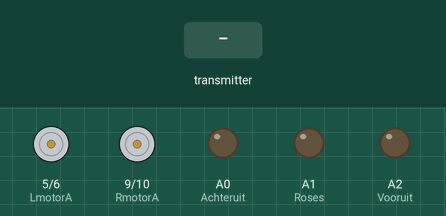
This sketch was run on a simulated Arduino Uno, built with avr-gcc and run on an emulated ATmega328P. On the bench: motor-driver pin pairs drawn as motors (green arrow = first pin HIGH = forward, orange = second pin HIGH = backward, longer = more drive), output pins drawn as LEDs (lit = HIGH). Inputs (shaded band) come from the test bench. No radio packets arrive unless stated.

Above: at 1.2 s.
1.3 s: the transmitter starts sending input.0 = 0
At 2.3 s:
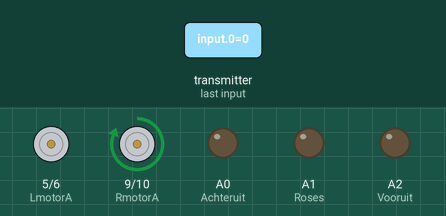
2.8 s: the transmitter starts sending input.1 = 256
At 3.4 s:
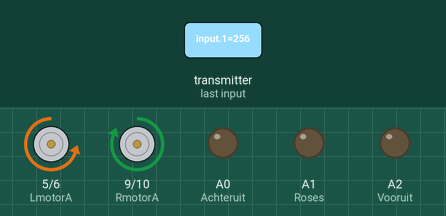
4.3 s: the transmitter starts sending input.2 = 512
At 5.5 s:
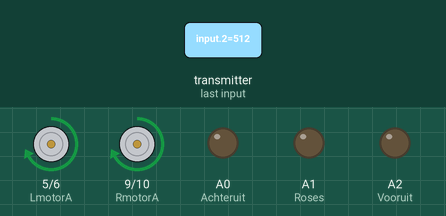
5.8 s: the transmitter starts sending input.1 = 1023
At 6.9 s:
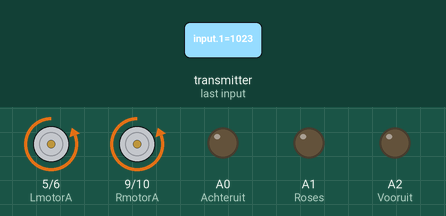
7.3 s: the transmitter starts sending input.2 = 0
At 8.0 s:
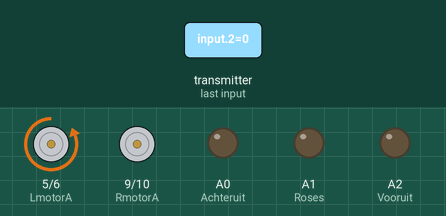
8.8 s: the transmitter starts sending input.1 = 0
At 9.2 s:
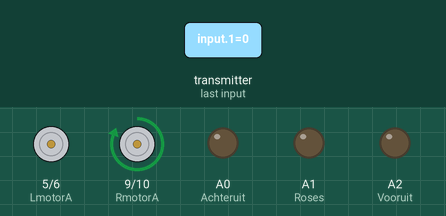
Timing chart, 0 to 11.3 s (numbered marks = the images above; inputs shaded):
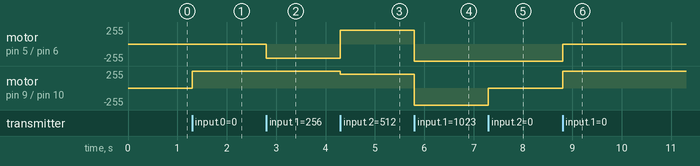

Measured:
- after the input at 1.3 s, motor on pin 9 (RmotorA) / pin 10 (RmotorB): stopped → forward 255/255 at once
- after the input at 2.8 s, motor on pin 5 (LmotorA) / pin 6 (LmotorB): stopped → backward 213/255 at once
- after the input at 4.3 s, motor on pin 5 (LmotorA) / pin 6 (LmotorB): backward 213/255 → forward 203/255 at once; motor on pin 9 (RmotorA) / pin 10 (RmotorB): forward 255/255 → forward 203/255 at once
- after the input at 5.8 s, motor on pin 5 (LmotorA) / pin 6 (LmotorB), motor on pin 9 (RmotorA) / pin 10 (RmotorB): forward 203/255 → backward 255/255 at once
- after the input at 7.3 s, motor on pin 9 (RmotorA) / pin 10 (RmotorB): backward 255/255 → stopped at once
- after the input at 8.8 s, motor on pin 5 (LmotorA) / pin 6 (LmotorB): backward 255/255 → stopped at once; motor on pin 9 (RmotorA) / pin 10 (RmotorB): stopped → forward 255/255 at once

The sketch:

programma.ino
```cpp
#include "IOpins.h"
#include "Constants.h"

#include <SPI.h>
#include <nRF24L01.h>
#include <RF24.h>


/*-----( Declare objects )-----*/
RF24 radio(CE_PIN, CSN_PIN); // Create a Radio

void setup() {

  Serial.begin(9600);              // begin met de serieele communicatie

  pinMode(LmotorA,OUTPUT);        // zet de pinnen voor de H brug op output
  pinMode(RmotorA,OUTPUT);
  pinMode(LmotorB,OUTPUT);
  pinMode(RmotorB,OUTPUT);

  pinMode(Achteruit, OUTPUT);     //pinnen voor de mp3 trigger
  pinMode(Roses, OUTPUT);
  pinMode(Vooruit, OUTPUT);


  radio.begin();                  // voor de RF module te openen
  radio.openReadingPipe(1,pipe);
  radio.startListening();
}

void loop() {
   Snelheid = 1500;             // zet snelheid in de center positie
   Stuur = 1500;                // zet stuur in de center positie
   currentMillis = millis();    // wordt gebruikt voor verschillende time-outs


 if (radio.available() )       // kijkt of er een RF signaal is
  {
    RadioZekerUit = 0;         //Zorgt ervoor dat je nog in de radio if blijft
    if(!myserialuit){          //zet de serial uit, voor extra performantie
      Serial.end();
      myserialuit = true;
    }

    // Fetch the data payload

      done = radio.read(input, sizeof(input));

      Snelheid= (input[1])+1000;     // geeft de geontvangde data door aan snelheid.

      Stuur  = (input[2])+1000;     // geeft de geontvangde data door aan stuur.
      Rij();                        //roept de rij methode aan om de motors aan te sturen


    }
  else if(RadioZekerUit>3000) {   //als er geen radio communicatie is ga erin


      if(myserialuit){           //als de seriele communicatie uit staat zet deze aan
        Serial.begin(9600);
        myserialuit = false;
      }

      if (Serial.available() > 1) {  //leest de seriele communicatie uit
        reader = Serial.parseInt();    // zet de seriele data om in een int
        delay(2);
      }

       Automatichrijden();         //al de methodes die kunnen worden aangeroepen door de nano

  }else if(RadioZekerUit<3002){    // zorgt ervoor dat men checkt of er geen radio singalen meer aankomen
       RadioZekerUit ++;
    }
}


//*-------------------------------------Methodes automatisch rijden----------------------------------------*/
void Automatichrijden(){
    if(reader == 11){             //als er een 11 wordt doorgestuurd stop de wagen
      Stoop();
    }else if(reader == 2){        //als er een 2 wordt doorgestuurd laat de wagen traag rijden
      Snelheid = 1650;
      Stuur = 1500;
      Rij();
    }else if(reader == 5){        //als er een 5 wordt doorgestuurd laat de wagen snel rijden
      Snelheid = 1800;
      Stuur = 1500;
      Rij();
    }else if(reader == 3){        //als er een 3 wordt doorgestuurd laat de wagen 90 graden naar rechts draaien
      RechtsDraaien90();
    }
    else if(reader == 4){         //als er een 4 wordt doorgestuurd laat de wagen naar links draaien
      LinksDraaien90();
    }else if(reader == 6){        //als er een 6 wordt doorgestuurd draai de wagen volledig rond zijn as
      Draaien180();
    }else{
      Stoop();                    // als er een onbekende waarde wordt doorgestuurd stop de wagen
    }
}

void RechtsDraaien90(){        //methode om rechts te draaien
    Snelheid = 1500;
    Stuur = 2023;
    Rij();
    delay(2000);
    Stoop();
    reader=0;
    delay(1500);
}

void Draaien180(){            //methode om rond zijn as te draaien
    Snelheid = 1500;
    Stuur = 2023;
    Rij();
    delay(3500);
    Stoop();
    reader=0;
    delay(1500);
}

void LinksDraaien90(){       //methode om links te draaien

    Snelheid = 1500;
    Stuur = 1023;
    Rij();
    delay(2000);
    Stoop();
    reader=0;
    delay(1500);
}


void Stoop(){              //methode om de wagen te laten stoppen
  Snelheid = 1500;
  Stuur = 1500;
  Rij();
  Stuur = 1500;

}


    //------------------------------------------------------------ Code voor RC inputs. ---------------------------------------------------------
void Rij() {

  Pinkers(Stuur, currentMillis);


  if (abs(Snelheid-1500)<RCdeadband) Snelheid=1500;           // Als de snelheid input in de speling is dan zet men het op 1500 (standaard reader voor meeste servo's).
  if (abs(Stuur-1500)<RCdeadband) Stuur=1500;                 // Als de sturing input in de speling is dan zet men het op 1500 (standaard reader voor meeste servo's).

  // Mengt de snelheid en de stuur signalen.

  Stuur=Stuur-1500;
  LinkseSnelheid=Snelheid-Stuur;
  RechtseSnelheid=Snelheid+Stuur;


  linksemodus=1;
  rechtsemodus=1;
  if (LinkseSnelheid>(Leftcenter+RCdeadband)) linksemodus=2;          // Als de linkse input voorwaarts is dan zet de linkde modus naar voorwaarts.
  if (RechtseSnelheid>(Rightcenter+RCdeadband)) rechtsemodus=2;       // Als de rechtse input voorwaarts is dan zet de rechtse modus naar voorwaarts.
  if (LinkseSnelheid<(Leftcenter-RCdeadband)) linksemodus=0;
  if (RechtseSnelheid<(Rightcenter-RCdeadband)) rechtsemodus=0;

  linksePWM=abs(LinkseSnelheid-Leftcenter)*10/scale;                 // Verschaal 1000-2000uS naar 0-255.
  linksePWM=min(linksePWM,255);                                      // Zet maximum limiet 255.

  rechtsePWM=abs(RechtseSnelheid-Rightcenter)*10/scale;              // Verschaal 1000-2000uS naar 0-255.
  rechtsePWM=min(rechtsePWM,255);                                    // Zet maximum limiet 255.


    // --------------------------------------------------------- Code voor het aandrijven van dd dubbele "H" bruggen. --------------------------------------

    switch (linksemodus)                                    // Als de linkse motor niet recent overbelast is geweest.
    {
    case 2:                                                 // Linkse motor voorwaarts.
      analogWrite(LmotorA,0);
      analogWrite(LmotorB,linksePWM);
      break;

    case 1:                                                 // Linkse motor Stoopt.
      analogWrite(LmotorA,linksePWM);
      analogWrite(LmotorB,linksePWM);
      break;

    case 0:                                                 // Linkse motor achterwaarts.
      analogWrite(LmotorA,linksePWM);
      analogWrite(LmotorB,0);
      break;
    }

    switch (rechtsemodus)                                   // Als de rechtse motor niet recent overbelast is geweest.
    {
      case 2:                                                 // Rechtse motor voorwaarts.
      analogWrite(RmotorA,0);
      analogWrite(RmotorB,rechtsePWM);
      break;

    case 1:                                                 // Rechtse motor Stoopt.
      analogWrite(RmotorA,rechtsePWM);
      analogWrite(RmotorB,rechtsePWM);
      break;

    case 0:                                                 // Rechtse motor achterwaarts.
      analogWrite(RmotorA,rechtsePWM);
      analogWrite(RmotorB,0);
      break;
    }
}

 //--------------------------------------------code voor de pinkers ----------------------------------------------------*/
 void Pinkers(int Stuur, unsigned long currentMillis){ // laat de pinkers pinken


   if (Stuur > 1550){ // als de wagen naar rechts gaat, rechter pinkers pinken
    if(currentMillis - previousMillis >= interval) {
          // save the last time you blinked the LED

      previousMillis = currentMillis;


       // if the LED is off turn it on and vice-versa:
       if (RledState == LOW)
           RledState = HIGH;
       else
           RledState = LOW;

         // set the LED with the ledState of the variable:
           digitalWrite(Rpinker, RledState);
   }
  }
   else {
       RledState = LOW;
       digitalWrite(Rpinker, RledState);
   }

   if (Stuur < 1450) { // als de wagen naar links gaat, linker pinkers pinken
     if(currentMillis - previousMillis >= interval) {
      // save the last time you blinked the LED
        previousMillis = currentMillis;

          // if the LED is off turn it on and vice-versa:
          if (LledState == LOW)
            LledState = HIGH;
          else
            LledState = LOW;

          // set the LED with the ledState of the variable:
          digitalWrite(Lpinker, LledState);
        }
      }
      else {
        LledState = LOW;
        digitalWrite(Lpinker, LledState);
      }
}
//----------------------------------------------------------------------------------------------------------------------------
```

Constants.h
```cpp
int RadioZekerUit=0;

char reader = 0;

unsigned long previousMillis = 0;         // will store last time LED was updated
const long interval = 250;                // interval at which to blink (milliseconds)
int RledState = LOW;                      //de status van de rechter led
int LledState = LOW;                      //de status van de linker led

int linksemodus=1;                         // 0=achterwaards, 1=rem, 2=voorwaards.
int rechtsemodus=1;                        // 0=achterwaards, 1=rem, 2=voorwaards.

int Leftcenter  = 1500;                    // when RC inputs are centered then input should be 1.5mS
int Rightcenter = 1500;                    // when RC inputs are centered then input should be 1.5mS
int RCdeadband = 35;                       // inputs do not have to be perfectly centered to stop motors (speling)

int linksePWM;                             // PWM waarde voor de linkse motor snelheid/rem.
int rechtsePWM;                            // PWM waarde voor de rechtse motor snelheid/rem.

int LinkseSnelheid=0;                      // de snelheid van de linkse motor
int RechtseSnelheid=0;                     // de snelheid van de rechtse motor
int Snelheid = 1500;                       // de snelheid van het wagentje, Snelheid > 1500 is vooruit, Snelheid < 1500 is achteruit, snelheid = 1500 -> stil
int Stuur = 1500;                          // de richting van het wagenteje Stuur = 1500 -> stil, Stuur > 1500 -> naar rechts, Stuur < 1500 -> naar links

int scale=12;                              // wordt gebruikt om de 1000-2000uS naar 0-255 te verschalen.

                                           // NOTE: the "LL" at the end of the constant is "LongLong" type
const uint64_t pipe = 0xE8E8F0F0E1LL;      // Define the transmit pipe

/*-----( Declaratie Variables voor de RF module)-----*/
int input[3];
int done;

unsigned long currentMillis;

bool myserialuit = false;
```

IOpins.h
```cpp
//pinkers
int Lpinker = 4;            // Linker pinker
int Rpinker = 2;            // Rechter pinker

int LmotorA= 5;             // Left  motor H bridge, input A
int LmotorB = 6;            // Left  motor H bridge, input B
int RmotorA = 9;             // Right motor H bridge, input A
int RmotorB = 10;            // Right motor H bridge, input B

int Achteruit = A0;
int Roses = A1;
int Vooruit = A2;

bool beginLeft = true;

/*-----( declaratie pins voor de RF module )-----*/
#define CE_PIN   7
#define CSN_PIN 8
```
